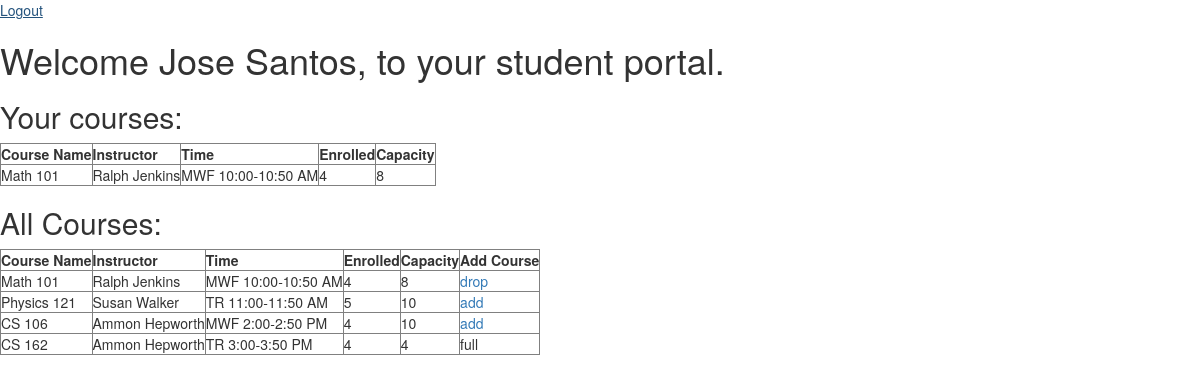
Screenshot of /home (signed in) with the database file from the repository.
### api.py (models this page shows)
class User(UserMixin, db.Model):
    __tablename__ = 'user'
    id = db.Column(db.Integer, primary_key=True)
    username = db.Column(db.String, unique=True, nullable=False)
    password = db.Column(db.String, nullable=False)

class Class(db.Model):
    __tablename__ = 'class'
    id = db.Column(db.Integer, primary_key=True)
    course_name = db.Column(db.String, unique=True, nullable=False)
    teacher_id = db.Column(db.Integer, nullable=False)
    enrolled = db.Column(db.Integer, nullable=False)
    capacity = db.Column(db.Integer, nullable=False)
    time = db.Column(db.String, nullable=False)

### app.py (the view, shortened to what this page needs)
@app.route('/home')
@login_required
def home():
    if Student.query.filter_by(user_id = current_user.id).first() is not None:
        student_id = Student.query.filter_by(user_id = current_user.id).first().id
        grades_table = '<tr><th>Course Name</th><th>Instructor</th><th>Time</th><th>Enrolled</th><th>Capacity</th></tr>'
        class_id_list = []
        for row in Enrollment.query.filter_by(student_id = student_id).all():
            course_name = str(Class.query.filter_by(id = row.class_id).first().course_name)
            instructor =  str(Teacher.query.filter_by(id = Class.query.filter_by(id = row.class_id).first().teacher_id).first().name)
            time = str(Class.query.filter_by(id = row.class_id).first().time)
            enrolled = str(str(Class.query.filter_by(id = row.class_id).first().enrolled))
            capacity = str(str(Class.query.filter_by(id = row.class_id).first().capacity))
            class_id_list.append(row.class_id)
            grades_table += '<tr> <td>' + course_name + '</td>'
            grades_table += '<td>' + instructor + '</td>'
            grades_table += '<td>' + time + '</td>'
            grades_table += '<td>' + enrolled + '</td>'
            grades_table += '<td>' + capacity + '</td></tr>'
        all_classes = '<tr><th>Course Name</th><th>Instructor</th><th>Time</th><th>Enrolled</th><th>Capacity</th><th>Add Course</th></tr>'
        for row in Class.query.all():
            course_name = row.course_name
            instructor =  str(Teacher.query.filter_by(id = Class.query.filter_by(id = row.id).first().teacher_id).first().name)
            time = row.time
            enrolled = str(row.enrolled)
            capacity = str(row.capacity)
            if row.id in class_id_list:
                add = '<a href = \'/drop/' + str(row.id) + '\'>drop</a>'
            else:
                if row.enrolled >= row.capacity:
                    add = 'full'
                else:
                    add = '<a href = \'/add/' + str(row.id) + '\'>add</a>'
            all_classes += '<tr> <td>' + course_name + '</td>'
            all_classes += '<td>' + instructor + '</td>'
            all_classes += '<td>' + time + '</td>'
            all_classes += '<td>' + enrolled + '</td>'
            all_classes += '<td>' + capacity + '</td>'
            all_classes += '<td>' + add + '</td></tr>'
        return render_template('home.html',name = current_user.username, id = 'student', grades = grades_table, total = all_classes)

### app.py (called while the page is built)
@login_manager.user_loader
def load_user(user_id):
    return User.query.get(int(user_id))

### templates/home.html (shortened to what this page needs)
{% extends "bootstrap/base.html" %}
{% block content %}
    <a href='/logout'>Logout</a>
    <h1>Welcome {{ name }}, to your {{ id }} portal.</h1>
    <h2>Your courses:</h2>
    <table border="1">
        {{ grades|safe }}
    </table>
    {% if id == 'student' %}
    <h2>All Courses:</h2>
    <table border="1">
        {{ total|safe }}
    </table>
    {% endif %}
{% endblock %}

### rows the page displays
User: username "Jose Santos"
Class: time "Course Name Instructor Time Enrolled Capacity Math 101 Ralph Jenkins MWF 10:00-10:50 AM 4 8"
Class: time "Course Name Instructor Time Enrolled Capacity Add Course Math 101 Ralph Jenkins MWF 10:00-10:50 AM 4 8 drop Physics 121 Susan Walker TR 11:00-11:50 AM 5 10 add CS 106 Ammon Hepworth MWF 2:00-2:50 PM 4 10 add CS 162 Ammon Hepworth TR 3:00-3:50 PM 4 4 full"

### other values shown
{{ id }} "student"
